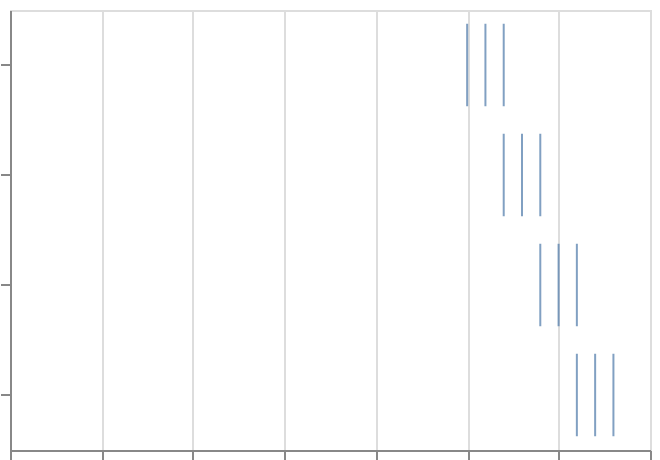

Express this chart as Vega-Lite.
### Vega-Lite specification from a JSON file in a GitHub repository (floating-point values rounded to 4 significant figures)
{"$schema": "https://vega.github.io/schema/vega-lite/v6.json", "padding": 5, "autosize": "none", "width": 320, "height": 220, "data": {"values": [{"year": 1990, "date": "1990-06-15", "country": "a", "region": "east", "pop": 10, "life": 50, "fert": 5.0}, {"year": 1990, "date": "1990-06-15", "country": "b", "region": "west", "pop": 17, "life": 54, "fert": 4.5}, {"year": 1990, "date": "1990-06-15", "country": "c", "region": "east", "pop": 24, "life": 58, "fert": 4.0}, {"year": 1990, "date": "1990-06-15", "country": "d", "region": "south", "pop": 31, "life": 62, "fert": 3.5}, {"year": 1991, "date": "1991-06-15", "country": "a", "region": "east", "pop": 13, "life": 52, "fert": 4.7}, {"year": 1991, "date": "1991-06-15", "country": "b", "region": "west", "pop": 20, "life": 56, "fert": 4.2}, {"year": 1991, "date": "1991-06-15", "country": "c", "region": "east", "pop": 27, "life": 60, "fert": 3.7}, {"year": 1991, "date": "1991-06-15", "country": "d", "region": "south", "pop": 34, "life": 64, "fert": 3.2}, {"year": 1992, "date": "1992-06-15", "country": "a", "region": "east", "pop": 16, "life": 54, "fert": 4.4}, {"year": 1992, "date": "1992-06-15", "country": "b", "region": "west", "pop": 23, "life": 58, "fert": 3.9}, {"year": 1992, "date": "1992-06-15", "country": "c", "region": "east", "pop": 30, "life": 62, "fert": 3.4}, {"year": 1992, "date": "1992-06-15", "country": "d", "region": "south", "pop": 37, "life": 66, "fert": 2.9}]}, "params": [{"name": "anim", "select": {"type": "point", "on": "timer", "fields": ["year"]}}], "transform": [{"filter": {"param": "anim"}}], "mark": "tick", "encoding": {"x": {"field": "life", "type": "quantitative"}, "y": {"field": "country", "type": "nominal"}, "time": {"field": "year", "type": "quantitative"}}}
